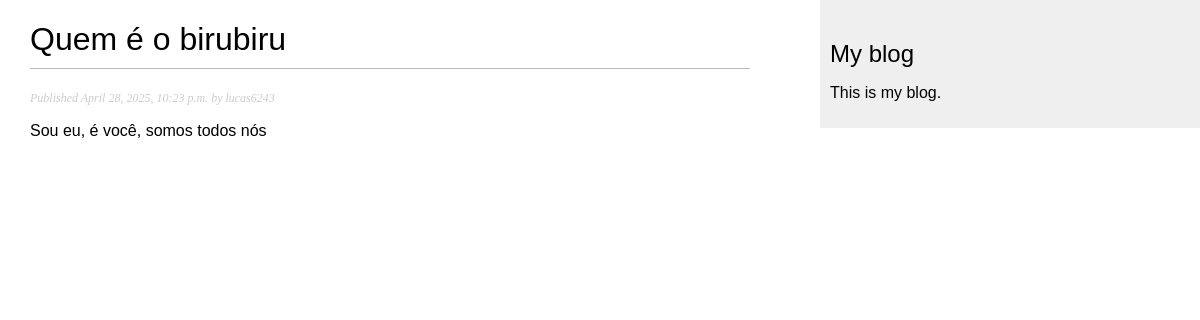
/blog/2025/4/28/primeiro-titulo-de-muitos/, run on the app's committed database.
### blog/models.py (models this page shows, shortened)
class Post(models.Model):
    class Status(models.TextChoices):
        DRAFT = 'DF', 'Draft'
        PUBLISHED = 'PB', 'Published'
    title = models.CharField(max_length=250, unique_for_date='publish')
    slug = models.SlugField(max_length=250)
    author = models.ForeignKey(
        settings.AUTH_USER_MODEL,
        on_delete=models.CASCADE,
        related_name='blog_posts'
    )
    body = models.TextField()
    publish = models.DateTimeField(default=timezone.now)
    created = models.DateTimeField(auto_now_add=True)
    updated = models.DateTimeField(auto_now=True)
    status = models.CharField(
        max_length=2,
        choices=Status,
        default=Status.DRAFT
    )
    objects = models.Manager() # The default manager.
    published = PublishedManager() # Our custom manager.
    class Meta:
            ordering = ['-publish']
            indexes = [
            models.Index(fields=['-publish']),
        ]

### blog/views.py (the view)
# urls.py: path('<int:year>/<int:month>/<int:day>/<slug:post>/', views.post_detail, name='post_detail'),
def post_detail(request, year, month, day, post):
    post = get_object_or_404(
        Post,
        status=Post.Status.PUBLISHED,
        slug=post,
        publish__year=year,
        publish__month=month,
        publish__day=day)
    return render(
        request,
        'blog/post/detail.html',
        {'post': post}
    )

### blog/templates/blog/post/detail.html (shortened to what this page needs)
{% extends "blog/base.html" %}
{% block content %}
  <h1>{{ post.title }}</h1>
<p class="date">
    Published {{ post.publish }} by {{ post.author }}
  </p>
  {{ post.body|linebreaks }}
{% endblock %}

### blog/static/blog/style.css (style rules this page uses)
body { margin:0; padding:0; font-family:helvetica, sans-serif; }
h1 { font-weight:normal; border-bottom:1px solid #bbb; padding:0 0 10px 0; }
p.date { color:#ccc; font-family: georgia, serif; font-size: 12px; font-style: italic; }

### data on the page
Post: title "Quem é o birubiru", publish "April 28, 2025, 10:23 p.m.", author "lucas6243", body "Sou eu, é você, somos todos nós"
